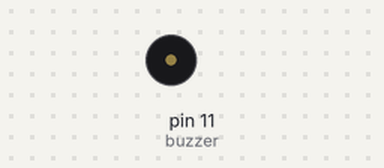
A sketch run on a simulated Arduino Uno, built with avr-gcc and run on an emulated ATmega328P. Parts: buzzer (waves = sounding).

Above: at 1.1 s.
At 6.43 s:
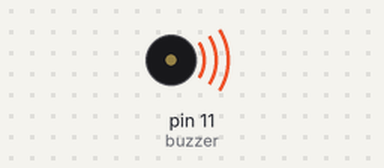
Timing chart, 0 to 8.1 s (numbered marks = the images above):
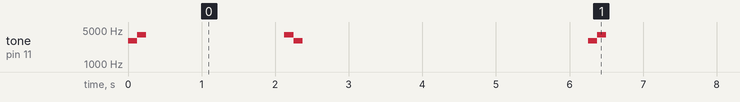

Measured:
- by itself, tone on pin 11 (buzzer): repeats every 6.3 s: 4000 Hz 0.13 s, silent 1.9 s, 4000 Hz 0.13 s, 3000 Hz 0.13 s, silent 3.9 s, 3000 Hz 0.13 s

The sketch:

testbuzzer.ino
```cpp
int buzzer = 11;
void setup() {


}

void loop() {

  // no need to repeat the melody.
  tone(buzzer,3000,125);
  delay(125);
  tone(buzzer,4000,125);
  delay(2000);
  tone(buzzer,4000,125);
  delay(125);
  tone(buzzer,3000,125);
  delay(4000);
}
```
